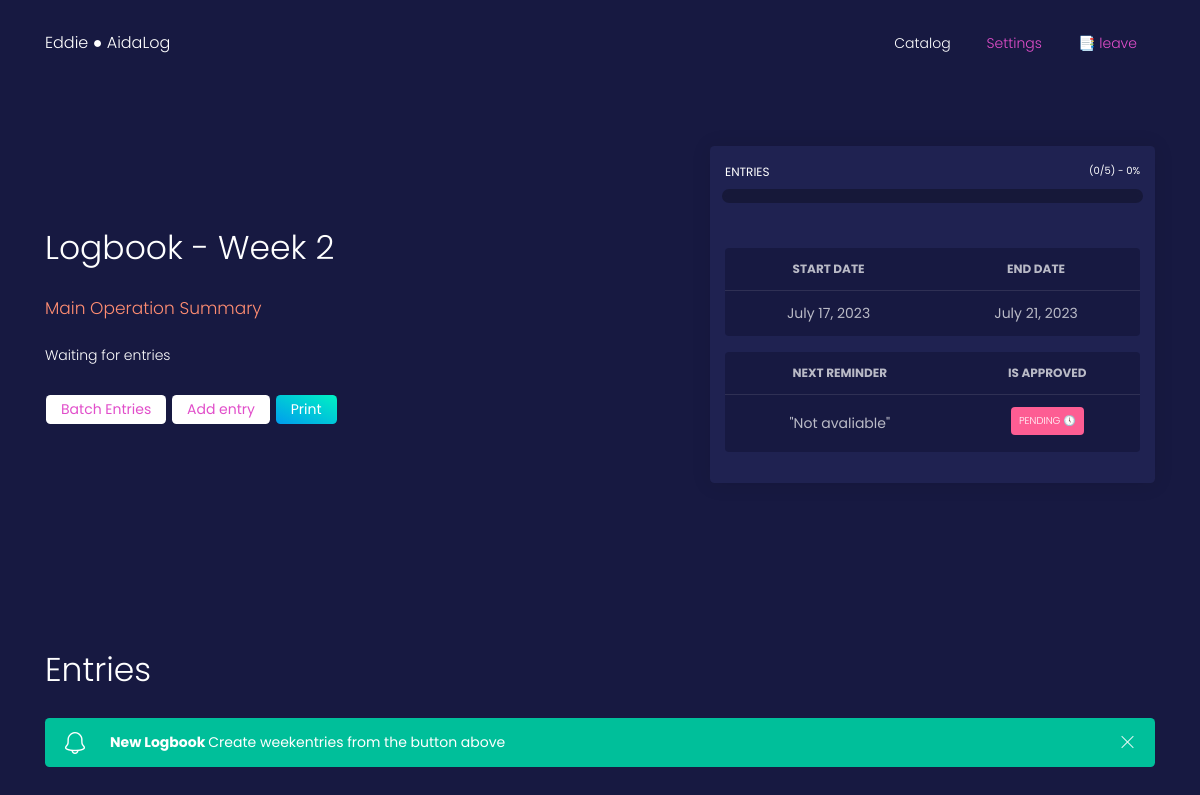
The page /logbook/catalog/11/ (signed in) on the database as committed earlier.
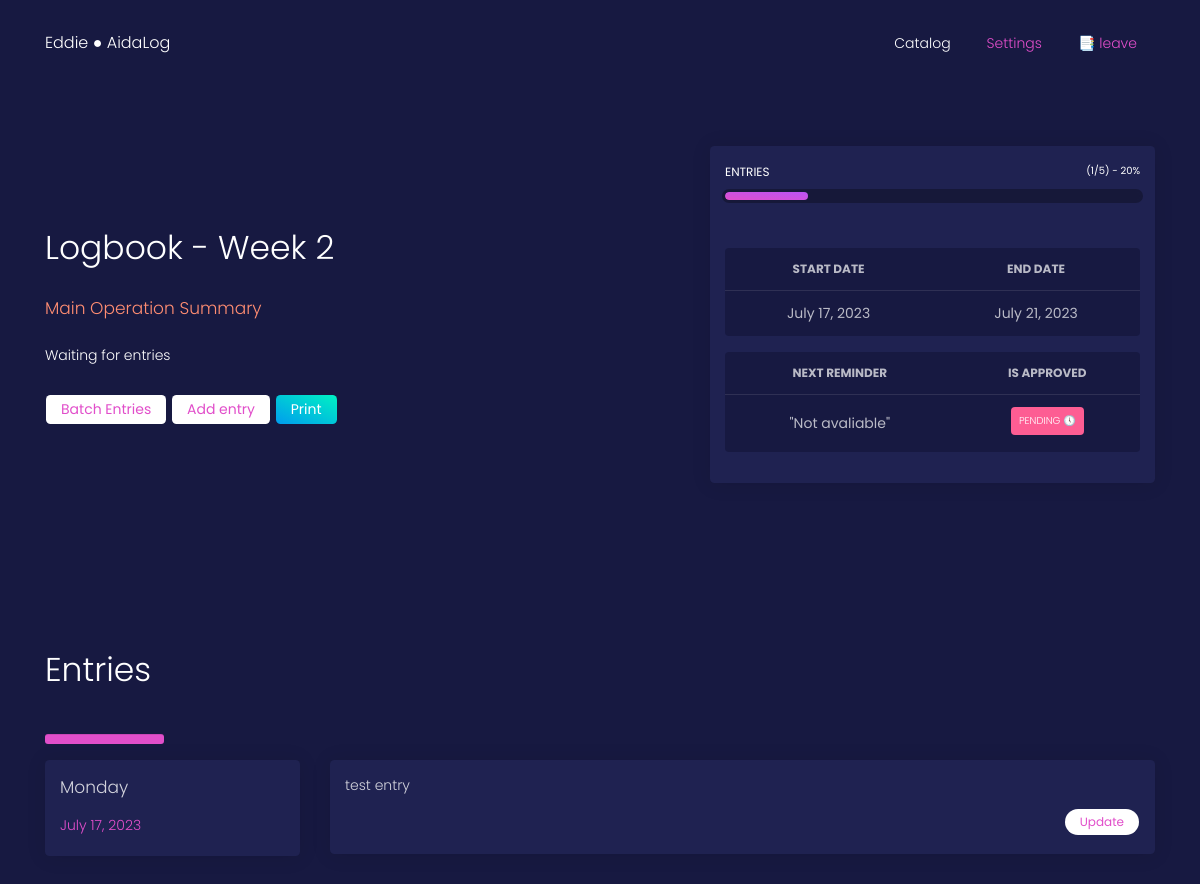
The same page on the database as committed later.
### logbook/models.py (models this page shows, shortened)
class Entry(models.Model):
    logbook = models.ForeignKey(Logbook, related_name='entries', on_delete=models.CASCADE)
    day = models.CharField(max_length=255)
    date = models.DateField()
    activity = models.TextField()
    created_at = models.DateTimeField(auto_now_add=True)
    updated_at = models.DateTimeField(auto_now=True)

### logbook/views.py (the view)
# urls.py: path('catalog/<int:logbook_id>/', logbook_detail_view, name='logbook_detail'),
def logbook_detail_view(request, logbook_id):
    login_pass = is_allowed(request)
    if login_pass is not True:
        return login_pass
    logbook = Logbook.objects.get(id=logbook_id, student=Student.objects.get(user=request.user))
    metadata = {}
    try:
        entries = Entry.objects.filter(logbook=logbook)
        metadata['entries'] = entries
        metadata['entry_count'] = len(entries)
        metadata['percentage'] = int((len(entries) / 5) * 100)
    except Entry.DoesNotExist:
        entries = None
    context = {
        'logbook': logbook,
        'metadata': metadata
    }
    return render(request, 'logbook/logbook_detail.html', context)

### logbook/views.py (called while the page is built)
def is_allowed(request):
    if request.user.is_authenticated:
        return True
    else:
        return redirect("/logbook/logbook_redirect_login")

### templates/logbook/logbook_detail.html (shortened to what the changed rows need)
{% extends 'logbook/includes/base.html' %}
{% load static %}
{% block main_block %}
    <div class="wrapper">
        <div class="main">
            <div class="section">
                <div class="container">
                    <div class="row justify-content-between align-items-center">
                        <div class="col-lg-5 mb-5 mb-lg-0 ">
                            <h1 class="text-white font-weight-light">Logbook - Week {{logbook.week_number}}</h1>
                        </div>
                        <div class="col-lg-5 mb-5 mb-lg-0">
                            <div class="card">
                                <div class="card-body">
                                    <div class="progress-container progress-primary">
                                        <div class="progress">
                                            <div class="progress-bar progress-bar-warning" role="progressbar"
                                                aria-valuenow="{{ metadata.percentage }}" aria-valuemin="0" aria-valuemax="100"
                                                style="width: {{ metadata.percentage }}%;">
                                                <span class="progress-value">({{ metadata.entry_count }}/5) - {{ metadata.percentage }}%</span>
                                            </div>
                                        </div>
                                    </div>
                                    <div class="table mt-5">
                                        <table class="table tablesorter rounded" id="">
                                            <thead class=" text-primary">
                                                <tr>
                                                    <th class="text-center">
                                                        Start Date
                                                    </th>
                                                    <th class="text-center">
                                                        End Date
                                                    </th>
                                                </tr>
                                            </thead>
                                        </table>
                                    </div>
                                    <div class="table">
                                        <table class="table tablesorter rounded" id="">
                                            <thead class=" text-primary">
                                                <tr>
                                                    <th class="text-center">
                                                        Next Reminder
                                                    </th>
                                                    <th class="text-center">
                                                        Is Approved
                                                    </th>
                                                </tr>
                                            </thead>
                                        </table>
                                    </div>
                                </div>
                            </div>
                        </div>
                    </div>
                </div>
            </div>
            <div class="section" id="entries">
                <div class="container">
                    <div class="row">
                        <div class="col-12">
                            <h1 class="font-weight-light text-white">
                                <span>Entries</span>
                            </h1>
                        </div>
                    </div>
                    {% if metadata.entry_count == 0 %}
                        <div class="alert alert-success alert-with-icon">
                            <button type="button" aria-hidden="true" class="close" data-dismiss="alert" aria-label="Close">
                            <i class="tim-icons icon-simple-remove"></i>
                            </button>
                            <span data-notify="icon" class="tim-icons icon-bell-55"></span>
                            <span>
                            <b> New Logbook </b> Create weekentries from the button above </span>
                        </div>
                    {% else %}
                        {% for entry in metadata.entries %}
                            <hr class="bg-primary p-1">
                            <div class="row">
                                <div class="col-md-4 col-lg-3">
                                    <div class="card">
                                        <div class="card-body justify-content-center align-items-center">
                                            <h4 class="font-weight-light mb-3">{{entry.day}}</h4>
                                            <p class="font-weight-light display-6 text-primary">{{entry.date}}</p>
                                        </div>
                                    </div>
                                </div>
                                <div class="col-md-8 col-lg-9">
                                    <div class="card">
                                        <div class="card-body">
                                            <p>
                                                {{entry.activity}}
                                            </p>
                                            <a href="{% url 'logbook_entry' logbook.id entry.id %}" class="btn btn-neutral btn-round mt-2 btn-sm float-right" style="font-size: 12px;">Update</a>
                                        </div>
                                    </div>
                                </div>
                            </div>
                            {% endfor %}
                    {% endif %}
                </div>
            </div>
        </div>
    </div>
{% endblock main_block %}

Rows that differ between the two databases and show on the page:
added Entry: day "Monday", date "July 17, 2023", activity "test entry"
Other text that changed with them:
{{ metadata.entry_count }}: "0" → "1"
{{ metadata.percentage }}: "0" → "20"
text no longer shown: "New Logbook Create weekentries from the button above"
